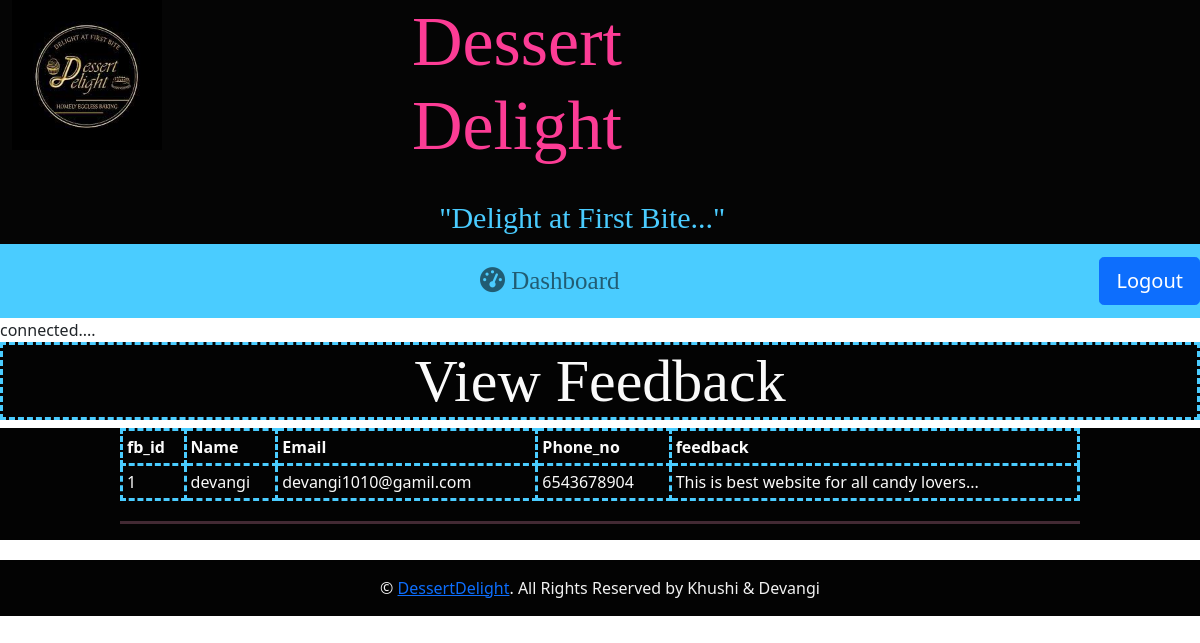
The app's page /admin/feedbackview.php with its own data.
### tables this page shows
CREATE TABLE `feedback` (
  `fb_id` int(11) NOT NULL,
  `name` varchar(100) NOT NULL,
  `email` varchar(100) NOT NULL,
  `phone_no` bigint(20) NOT NULL,
  `message` varchar(150) NOT NULL
);

### admin/feedbackview.php (the view)
<?php
include("header.php");
include("../conn.php");
?>
<section class="w3ls-bnrbtm " id="about">
    <h2 class="text-center" style="font-family: 'Candara', cursive; color: #fafafa; font-size: 60px;background-color: #030303; border: 3px dashed rgb(74, 204, 255);">View Feedback </h2>
    <div class="table-responsive" style="background-color: #030303;  ">
        <center>
            <table class="table table-bordered table-sm" style="border: 3px dashed rgb(74, 204, 255); color: #fafafa; width: 80%; border-collapse: collapse;">
                <thead>
                    <tr style="border: 3px dashed rgb(74, 204, 255);">
                        <th style="border: 3px dashed rgb(74, 204, 255);">fb_id</th>
                        <th style="border: 3px dashed rgb(74, 204, 255);">Name</th>
                        <th style="border: 3px dashed rgb(74, 204, 255);">Email</th>
                        <th style="border: 3px dashed rgb(74, 204, 255);">Phone_no</th>
                        <th style="border: 3px dashed rgb(74, 204, 255);">feedback</th>
                    </tr>
                </thead>
                <tbody>
                    <?php
                    $query = "SELECT * FROM feedback";
                    $result = mysqli_query($con, $query);
                    if ($result) {
                        while ($row = mysqli_fetch_array($result)) {
                            echo "<tr style='border: 3px dashed rgb(74, 204, 255);'>";
                            echo "<td style='border: 3px dashed rgb(74, 204, 255);'>" . $row[0] . "</td>";
                            echo "<td style='border: 3px dashed rgb(74, 204, 255);'>" . $row[1] . "</td>";
                            echo "<td style='border: 3px dashed rgb(74, 204, 255);'>" . $row[2] . "</td>";
                            echo "<td style='border: 3px dashed rgb(74, 204, 255);'>" . $row[3] . "</td>";
                            echo "<td style='border: 3px dashed rgb(74, 204, 255);'>" . $row[4] . "</td>";
                            echo "</tr>";
                        }
                    } else {
                        echo "Error fetching feedback: " . mysqli_error($con);
                    }
                    ?>
                </tbody>
            </table>
            <hr style="border-top: 3px solid #ff99c2; width: 80%; margin-top: 20px;">
        </center>
    </div>
</section>
<?php
include("footer.php");
?>

### records on screen
feedback: fb_id "1", name "devangi", email "devangi1010@gamil.com", phone_no "6543678904", message "This is best website for all candy lovers..."
